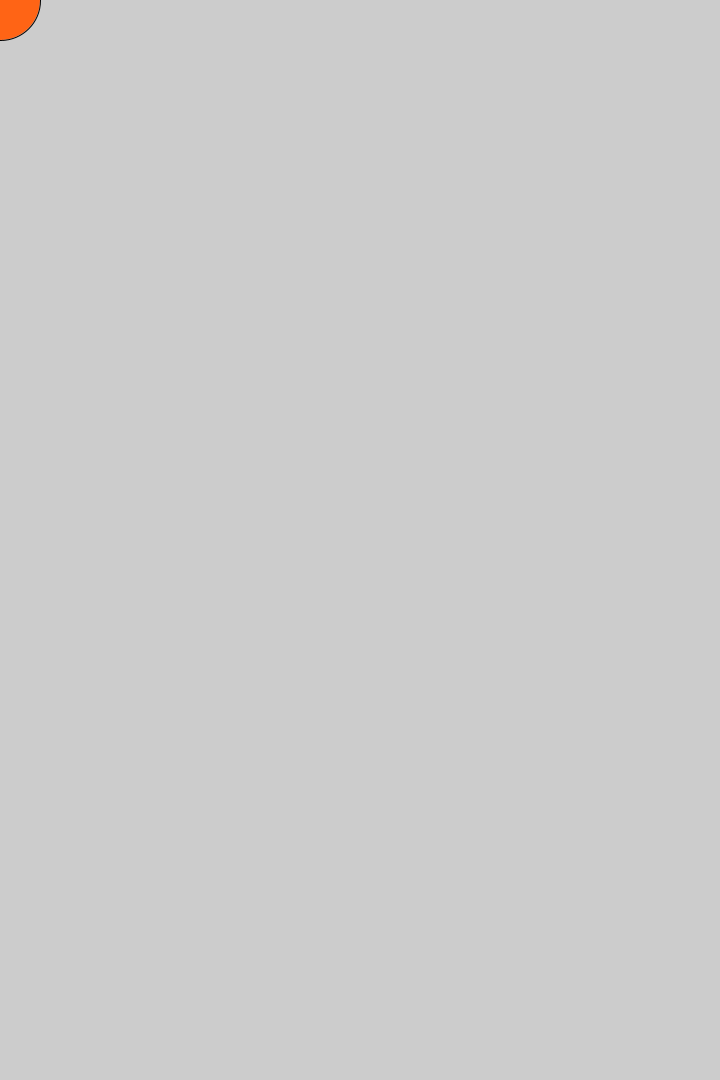
Frame 1 (no input)
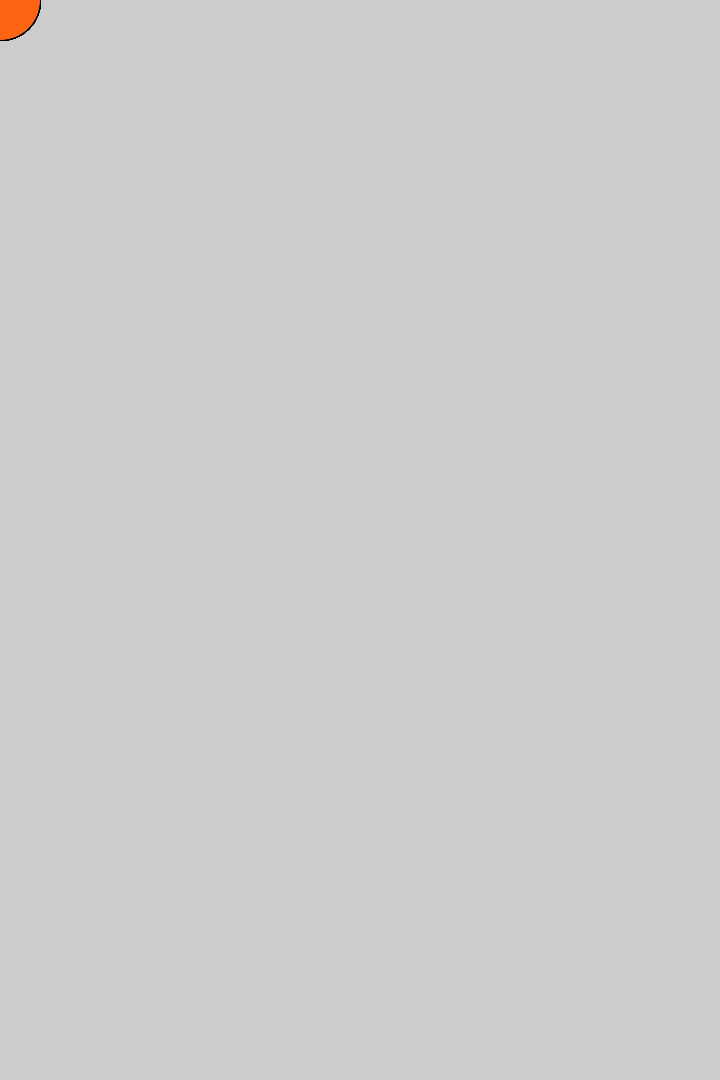
Frame 60 (the mouse pressed at the canvas centre just before this capture)
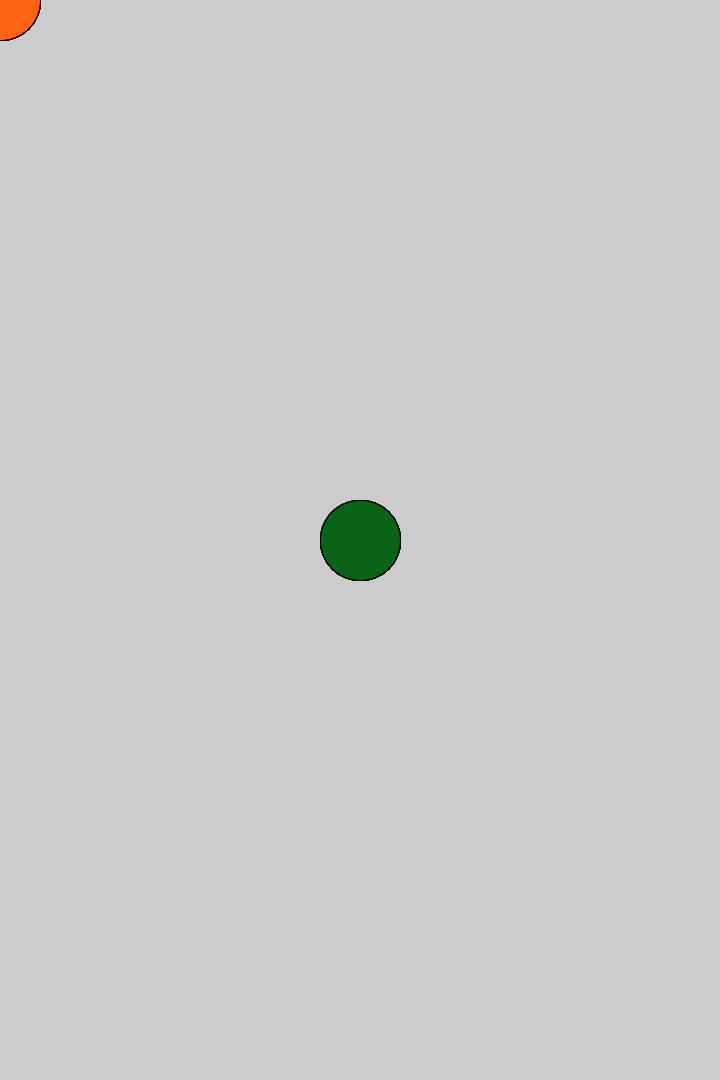
Frame 120 (the mouse held since frame 60 and released just before this capture)

The Processing sketch that drew these frames (run headless with seeded random() and noise(); from frame 60 on, the mouse is pressed at the canvas centre):

// Processing sketch: circle
// ── circle.pde
void setup(){
  size(720,1080);
}
void draw(){
  if(mousePressed)
  {
    fill(10,100,21);
  }
  else
  {
    fill(255,100,21);
  }
  ellipse(mouseX,mouseY,80,80);
}
